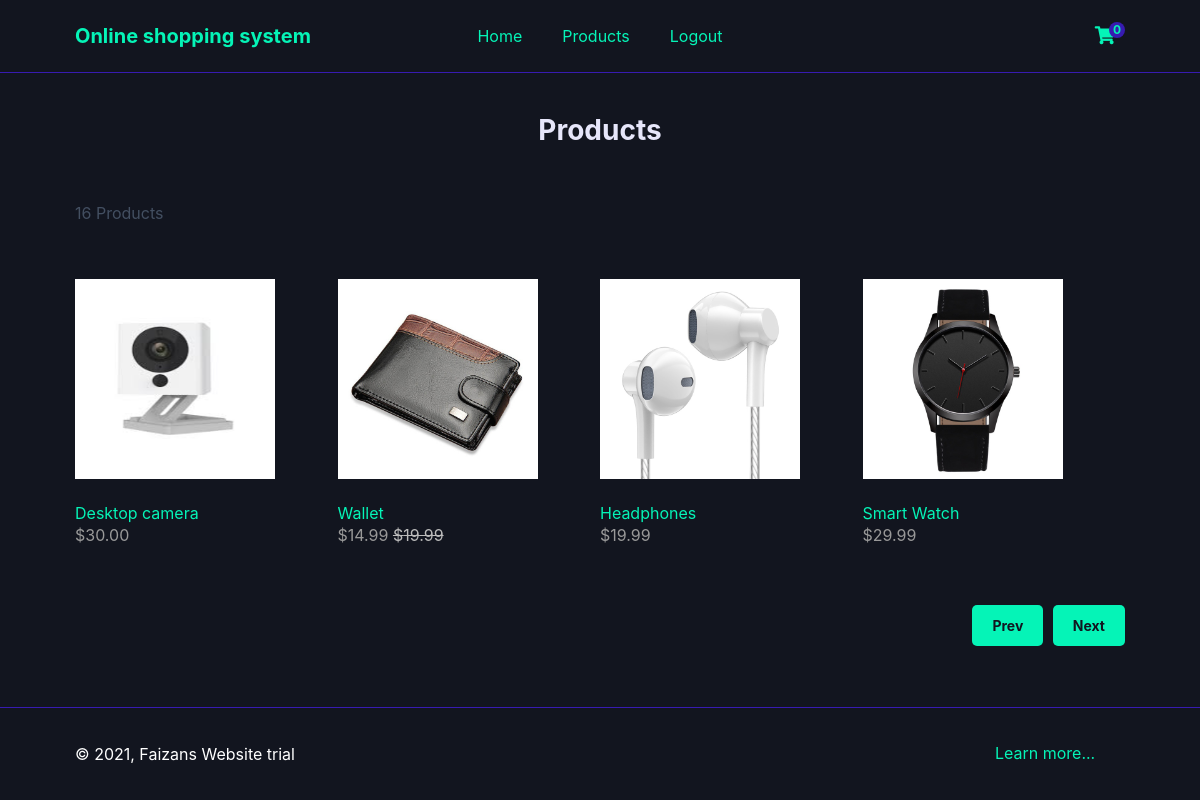
Page /index.php?page=products&p=2 (signed in) on the committed database.
### tables this page shows
CREATE TABLE `products` (
  `id` int(11) NOT NULL,
  `name` varchar(200) NOT NULL,
  `desc` text NOT NULL,
  `price` decimal(7,2) NOT NULL,
  `rrp` decimal(7,2) NOT NULL DEFAULT 0.00,
  `quantity` int(11) NOT NULL,
  `img` text NOT NULL,
  `date_added` datetime NOT NULL DEFAULT current_timestamp()
);

### index.php (called while the page is built, shortened)
<?php
include 'functions.php';
$page = isset($_GET['page']) && file_exists($_GET['page'] . '.php') ? $_GET['page'] : 'login';
include $page . '.php';
?>

### products.php (the view)
<?php
$num_products_on_each_page = 4;
$current_page = isset($_GET['p']) && is_numeric($_GET['p']) ? (int)$_GET['p'] : 1;
$stmt = $pdo->prepare('SELECT * FROM products ORDER BY date_added DESC LIMIT ?,?');
$stmt->bindValue(1, ($current_page - 1) * $num_products_on_each_page, PDO::PARAM_INT);
$stmt->bindValue(2, $num_products_on_each_page, PDO::PARAM_INT);
$stmt->execute();
$products = $stmt->fetchAll(PDO::FETCH_ASSOC);
$total_products = $pdo->query('SELECT * FROM products')->rowCount();
?>
<?=template_header('Products')?>
<div class="products content-wrapper">
    <h1>Products</h1>
    <p><?=$total_products?> Products</p>
    <div class="products-wrapper">
        <?php foreach ($products as $product): ?>
        <a href="index.php?page=product&id=<?=$product['id']?>" class="product">
            <img src="imgs/<?=$product['img']?>" width="200" height="200" alt="<?=$product['name']?>">
            <span class="name"><?=$product['name']?></span>
            <span class="price">
                &dollar;<?=$product['price']?>
                <?php if ($product['rrp'] > 0): ?>
                <span class="rrp">&dollar;<?=$product['rrp']?></span>
                <?php endif; ?>
            </span>
        </a>
        <?php endforeach; ?>
    </div>
    <div class="buttons">
        <?php if ($current_page > 1): ?>
        <a href="index.php?page=products&p=<?=$current_page-1?>">Prev</a>
        <?php endif; ?>
        <?php if ($total_products > ($current_page * $num_products_on_each_page) - $num_products_on_each_page + count($products)): ?>
        <a href="index.php?page=products&p=<?=$current_page+1?>">Next</a>
        <?php endif; ?>
    </div>
</div>
<?=template_footer()?>

### style.css (style rules this page uses)
* { box-sizing: border-box; font-family: -apple-system, BlinkMacSystemFont, "segoe ui", roboto, oxygen, ubuntu, cantarell, "fira sans", "droid sans", "helvetica neue", Arial, sans-serif; font-size: 16px; -webkit-font-smoothing: antialiased; -moz-osx-font-smoothing: grayscale; }
html { height: 100%; }
body { position: relative; min-height: 100%; color: #05f4b7; background-color: #12151f; margin: 0; padding-bottom: 100px; }
h1, h2, h3, h4, h5 { color: #05f4b7; }
.content-wrapper { width: 1050px; margin: 0 auto; }
.content-wrapper p { color: #434f61; }
main .recentlyadded .products, main .products .products-wrapper { display: flex; flex-wrap: wrap; align-items: center; justify-content: space-between; padding: 40px 0 0 0; }
main .recentlyadded .products .product, main .products .products-wrapper .product { display: block; overflow: hidden; text-decoration: none; width: 25%; padding-bottom: 60px; }
main .recentlyadded .products .product img, main .products .products-wrapper .product img { transform: scale(1); transition: transform 1s; }
main .recentlyadded .products .product .name, main .products .products-wrapper .product .name { display: block; color: #05f4b7; padding: 20px 0 2px 0; }
main .recentlyadded .products .product .price, main .products .products-wrapper .product .price { display: block; color: #999999; }
main .recentlyadded .products .product .rrp, main .products .products-wrapper .product .rrp { color: #BBBBBB; text-decoration: line-through; }
main > .products h1 { color: lavender; font-weight: bold; display: block; margin: 0; padding: 40px 0; font-size: 28px; text-align: center; width: 100%; }
main > .products .buttons { text-align: right; padding-bottom: 40px; }
main > .products .buttons a { display: inline-block; text-decoration: none; margin-left: 5px; padding: 12px 20px; border: 0; background: #05f4b7; color: #12151f; font-size: 14px; font-weight: bold; border-radius: 5px; }

### rows in the picture
products: img (picture), name "Desktop camera", price "30.00"
products: img (picture), name "Wallet", price "14.99", rrp "19.99"
products: img (picture), name "Headphones", price "19.99"
products: img (picture), name "Smart Watch", price "29.99"

### other values in the picture
$num_items_in_cart "0"
$total_products "16"
